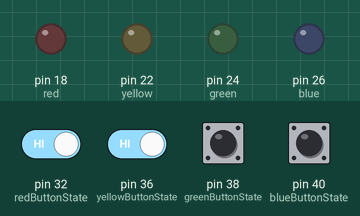
Simulated run of this program. Board: Raspberry Pi (header pin numbers). Shown: output pins drawn as LEDs (lit = HIGH). Inputs (shaded band) come from the test bench; at power-on: pin 32 (redButtonState), pin 36 (yellowButtonState), pin 38 (greenButtonState), pin 40 (blueButtonState) HIGH. Random numbers come from a fixed seed. At 15.6 s the program stops and its outputs stay as they are.

Above: at 5.0 s.
5.1 s: pin 38 (greenButtonState) pulled LOW for 0.15 s
At 5.9 s:
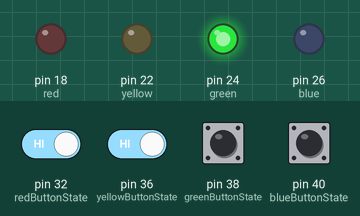
8.2 s: pin 40 (blueButtonState) pulled LOW for 1 s
At 9.4 s:
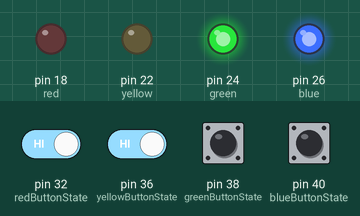
11.6 s: pin 32 (redButtonState) driven LOW and pin 36 (yellowButtonState) driven LOW and pin 38 (greenButtonState) driven LOW and pin 40 (blueButtonState) driven LOW
At 16.0 s:
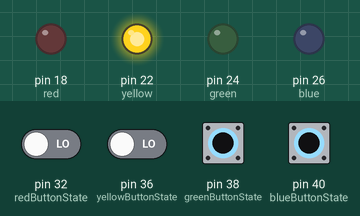
Timing chart, 0 to 17.1 s (numbered marks = the images above; inputs shaded):
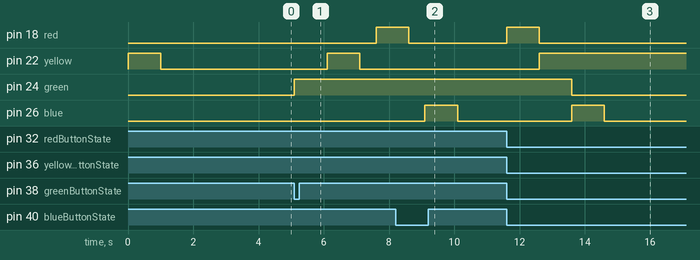

The program:

script.py
```python
import random
import time
import RPi.GPIO as GPIO

#SETTING UP BOARD
GPIO.setmode (GPIO.BOARD)
GPIO.setwarnings(False)

#VARIABLES
red = 18
yellow = 22
green = 24
blue = 26
game = True
pattern = []
lights = [red, yellow, green, blue]

#SETTING UP LED'S & BUTTON
GPIO.setup(red, GPIO.OUT)
GPIO.setup(yellow, GPIO.OUT)
GPIO.setup(green, GPIO.OUT)
GPIO.setup(blue, GPIO.OUT)
GPIO.setup(32, GPIO.IN, pull_up_down=GPIO.PUD_UP)
GPIO.setup(36, GPIO.IN, pull_up_down=GPIO.PUD_UP)
GPIO.setup(38, GPIO.IN, pull_up_down=GPIO.PUD_UP)
GPIO.setup(40, GPIO.IN, pull_up_down=GPIO.PUD_UP)

#GAME LOOP
while game:
	pattern.append(random.randint(1,4))

	redButtonState = GPIO.input(32)
 	yellowButtonState = GPIO.input(36)
 	greenButtonState = GPIO.input(38)
 	blueButtonState = GPIO.input(40)

	for x in range(len(pattern)):
		if pattern[x] == 1:
			GPIO.output(red, GPIO.HIGH)
			time.sleep(1)
 			GPIO.output(red, GPIO.LOW)
 			time.sleep(0.5)

		elif pattern[x] == 2:
			GPIO.output(yellow, GPIO.HIGH)
			time.sleep(1)
 			GPIO.output(yellow, GPIO.LOW)
 			time.sleep(0.5)

		elif pattern[x] == 3:
			GPIO.output(green, GPIO.HIGH)
			time.sleep(1)
 			GPIO.output(green, GPIO.LOW)
 			time.sleep(0.5)

		else:
			GPIO.output(blue, GPIO.HIGH)
			time.sleep(1)
 			GPIO.output(blue, GPIO.LOW)
 			time.sleep(0.5)

	for x in pattern:

		waitingForInput = True

		while waitingForInput:
			redButtonState = GPIO.input(32)
			yellowButtonState = GPIO.input(36)
			greenButtonState = GPIO.input(38)
			blueButtonState = GPIO.input(40)

		    	if redButtonState == 0:
		        	GPIO.output(red, GPIO.HIGH)
		        	waitingForInput = False
		        	if x != 0:
		            		game = False
		        		time.sleep(1)
					GPIO.output(red, GPIO.LOW)

			if yellowButtonState == 0:
				GPIO.output(yellow, GPIO.HIGH)
		        	waitingForInput = False
		        	if x != 1:
		            		game = False
		        		time.sleep(1)
		        		GPIO.output(yellow, GPIO.LOW)

		    	if greenButtonState == 0:
		        	GPIO.output(green, GPIO.HIGH)
		        	waitingForInput = False
		        	if x != 2:
		            		game = False
		        		time.sleep(1)
		        		GPIO.output(green, GPIO.LOW)

		    	if blueButtonState == 0:
		        	GPIO.output(blue, GPIO.HIGH)
		        	waitingForInput = False
		        	if x != 3:
		  	          	game = False
		     	  		time.sleep(1)
					GPIO.output(blue, GPIO.LOW)
	time.sleep(1)

game = True		
```

Measured:
- after the input at 5.1 s, pin 18 (red): LOW → HIGH after 2.5 s; pin 22 (yellow): LOW → HIGH after 1.0 s, → LOW 1.0 s later; pin 24 (green): LOW → HIGH at once
- after the input at 8.2 s, pin 26 (blue): LOW → HIGH after 0.90 s, → LOW 1.0 s later
- after the input at 11.6 s, pin 18 (red): LOW → HIGH at once, → LOW 1.0 s later; pin 22 (yellow): LOW → HIGH after 1.0 s; pin 24 (green): HIGH → LOW after 2.0 s; pin 26 (blue): LOW → HIGH after 2.0 s, → LOW 1.0 s later
